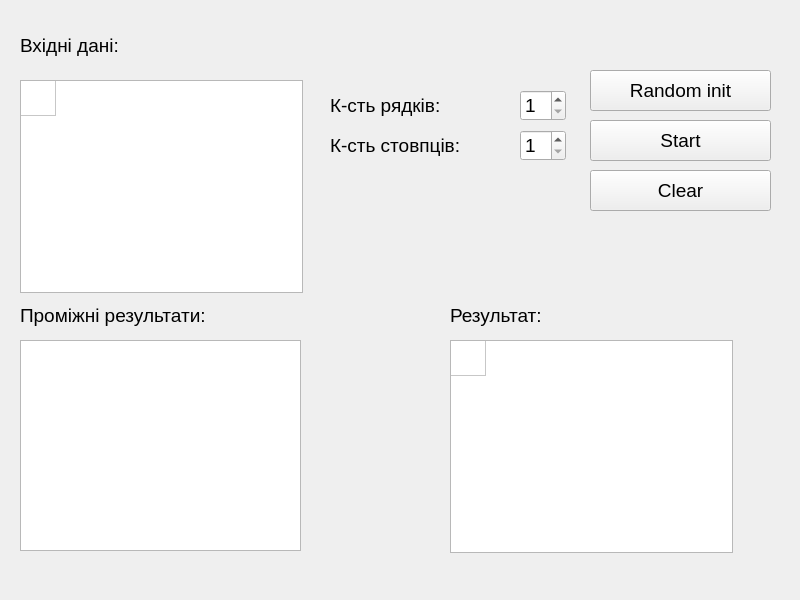
<?xml version="1.0" encoding="UTF-8"?>
<ui version="4.0">
 <class>MainWindow</class>
 <widget class="QMainWindow" name="MainWindow">
  <property name="geometry">
   <rect>
    <x>0</x>
    <y>0</y>
    <width>800</width>
    <height>600</height>
   </rect>
  </property>
  <property name="windowTitle">
   <string>MainWindow</string>
  </property>
  <widget class="QWidget" name="centralwidget">
   <widget class="QTableWidget" name="tableWidget_result">
    <property name="geometry">
     <rect>
      <x>450</x>
      <y>340</y>
      <width>283</width>
      <height>213</height>
     </rect>
    </property>
    <property name="font">
     <font>
      <pointsize>10</pointsize>
     </font>
    </property>
    <property name="verticalScrollBarPolicy">
     <enum>Qt::ScrollBarAlwaysOff</enum>
    </property>
    <property name="horizontalScrollBarPolicy">
     <enum>Qt::ScrollBarAlwaysOff</enum>
    </property>
    <property name="sizeAdjustPolicy">
     <enum>QAbstractScrollArea::AdjustToContentsOnFirstShow</enum>
    </property>
    <property name="autoScroll">
     <bool>false</bool>
    </property>
    <property name="editTriggers">
     <set>QAbstractItemView::NoEditTriggers</set>
    </property>
    <property name="rowCount">
     <number>1</number>
    </property>
    <property name="columnCount">
     <number>1</number>
    </property>
    <attribute name="horizontalHeaderVisible">
     <bool>false</bool>
    </attribute>
    <attribute name="horizontalHeaderCascadingSectionResizes">
     <bool>true</bool>
    </attribute>
    <attribute name="horizontalHeaderMinimumSectionSize">
     <number>35</number>
    </attribute>
    <attribute name="horizontalHeaderDefaultSectionSize">
     <number>35</number>
    </attribute>
    <attribute name="verticalHeaderVisible">
     <bool>false</bool>
    </attribute>
    <attribute name="verticalHeaderCascadingSectionResizes">
     <bool>true</bool>
    </attribute>
    <attribute name="verticalHeaderMinimumSectionSize">
     <number>35</number>
    </attribute>
    <attribute name="verticalHeaderDefaultSectionSize">
     <number>35</number>
    </attribute>
    <row/>
    <column/>
   </widget>
   <widget class="QLabel" name="label_2">
    <property name="geometry">
     <rect>
      <x>450</x>
      <y>300</y>
      <width>171</width>
      <height>31</height>
     </rect>
    </property>
    <property name="font">
     <font>
      <pointsize>14</pointsize>
     </font>
    </property>
    <property name="text">
     <string>Результат:</string>
    </property>
   </widget>
   <widget class="QSpinBox" name="spinBox_row">
    <property name="geometry">
     <rect>
      <x>520</x>
      <y>90</y>
      <width>46</width>
      <height>31</height>
     </rect>
    </property>
    <property name="font">
     <font>
      <pointsize>14</pointsize>
     </font>
    </property>
    <property name="keyboardTracking">
     <bool>false</bool>
    </property>
    <property name="minimum">
     <number>1</number>
    </property>
    <property name="maximum">
     <number>6</number>
    </property>
    <property name="singleStep">
     <number>1</number>
    </property>
    <property name="stepType">
     <enum>QAbstractSpinBox::AdaptiveDecimalStepType</enum>
    </property>
   </widget>
   <widget class="QSpinBox" name="spinBox_column">
    <property name="geometry">
     <rect>
      <x>520</x>
      <y>130</y>
      <width>46</width>
      <height>31</height>
     </rect>
    </property>
    <property name="font">
     <font>
      <pointsize>14</pointsize>
     </font>
    </property>
    <property name="minimum">
     <number>1</number>
    </property>
    <property name="maximum">
     <number>8</number>
    </property>
   </widget>
   <widget class="QLabel" name="label_4">
    <property name="geometry">
     <rect>
      <x>330</x>
      <y>90</y>
      <width>171</width>
      <height>31</height>
     </rect>
    </property>
    <property name="font">
     <font>
      <pointsize>14</pointsize>
     </font>
    </property>
    <property name="text">
     <string>К-сть рядків:</string>
    </property>
   </widget>
   <widget class="QLabel" name="label">
    <property name="geometry">
     <rect>
      <x>20</x>
      <y>30</y>
      <width>171</width>
      <height>31</height>
     </rect>
    </property>
    <property name="font">
     <font>
      <pointsize>14</pointsize>
     </font>
    </property>
    <property name="text">
     <string>Вхідні дані:</string>
    </property>
   </widget>
   <widget class="QPushButton" name="pushButton_init">
    <property name="geometry">
     <rect>
      <x>590</x>
      <y>70</y>
      <width>181</width>
      <height>41</height>
     </rect>
    </property>
    <property name="font">
     <font>
      <pointsize>14</pointsize>
     </font>
    </property>
    <property name="text">
     <string>Random init</string>
    </property>
   </widget>
   <widget class="QTableWidget" name="tableWidget_enter">
    <property name="geometry">
     <rect>
      <x>20</x>
      <y>80</y>
      <width>283</width>
      <height>213</height>
     </rect>
    </property>
    <property name="font">
     <font>
      <pointsize>10</pointsize>
     </font>
    </property>
    <property name="lineWidth">
     <number>7</number>
    </property>
    <property name="verticalScrollBarPolicy">
     <enum>Qt::ScrollBarAlwaysOff</enum>
    </property>
    <property name="horizontalScrollBarPolicy">
     <enum>Qt::ScrollBarAlwaysOff</enum>
    </property>
    <property name="sizeAdjustPolicy">
     <enum>QAbstractScrollArea::AdjustToContentsOnFirstShow</enum>
    </property>
    <property name="autoScroll">
     <bool>false</bool>
    </property>
    <property name="editTriggers">
     <set>QAbstractItemView::NoEditTriggers</set>
    </property>
    <property name="rowCount">
     <number>1</number>
    </property>
    <property name="columnCount">
     <number>1</number>
    </property>
    <attribute name="horizontalHeaderVisible">
     <bool>false</bool>
    </attribute>
    <attribute name="horizontalHeaderCascadingSectionResizes">
     <bool>true</bool>
    </attribute>
    <attribute name="horizontalHeaderMinimumSectionSize">
     <number>35</number>
    </attribute>
    <attribute name="horizontalHeaderDefaultSectionSize">
     <number>35</number>
    </attribute>
    <attribute name="verticalHeaderVisible">
     <bool>false</bool>
    </attribute>
    <attribute name="verticalHeaderCascadingSectionResizes">
     <bool>true</bool>
    </attribute>
    <attribute name="verticalHeaderMinimumSectionSize">
     <number>35</number>
    </attribute>
    <attribute name="verticalHeaderDefaultSectionSize">
     <number>35</number>
    </attribute>
    <row/>
    <column/>
   </widget>
   <widget class="QLabel" name="label_5">
    <property name="geometry">
     <rect>
      <x>330</x>
      <y>130</y>
      <width>171</width>
      <height>31</height>
     </rect>
    </property>
    <property name="font">
     <font>
      <pointsize>14</pointsize>
     </font>
    </property>
    <property name="text">
     <string>К-сть стовпців:</string>
    </property>
   </widget>
   <widget class="QPushButton" name="pushButton_start">
    <property name="geometry">
     <rect>
      <x>590</x>
      <y>120</y>
      <width>181</width>
      <height>41</height>
     </rect>
    </property>
    <property name="font">
     <font>
      <pointsize>14</pointsize>
     </font>
    </property>
    <property name="text">
     <string>Start</string>
    </property>
   </widget>
   <widget class="QPushButton" name="pushButton_clear">
    <property name="geometry">
     <rect>
      <x>590</x>
      <y>170</y>
      <width>181</width>
      <height>41</height>
     </rect>
    </property>
    <property name="font">
     <font>
      <pointsize>14</pointsize>
     </font>
    </property>
    <property name="text">
     <string>Clear</string>
    </property>
   </widget>
   <widget class="QLabel" name="label_3">
    <property name="geometry">
     <rect>
      <x>20</x>
      <y>300</y>
      <width>241</width>
      <height>31</height>
     </rect>
    </property>
    <property name="font">
     <font>
      <pointsize>14</pointsize>
     </font>
    </property>
    <property name="text">
     <string>Проміжні результати:</string>
    </property>
   </widget>
   <widget class="QTextEdit" name="textEdit">
    <property name="geometry">
     <rect>
      <x>20</x>
      <y>340</y>
      <width>281</width>
      <height>211</height>
     </rect>
    </property>
    <property name="font">
     <font>
      <pointsize>10</pointsize>
     </font>
    </property>
    <property name="textInteractionFlags">
     <set>Qt::TextSelectableByKeyboard|Qt::TextSelectableByMouse</set>
    </property>
   </widget>
  </widget>
 </widget>
 <resources/>
 <connections/>
</ui>
